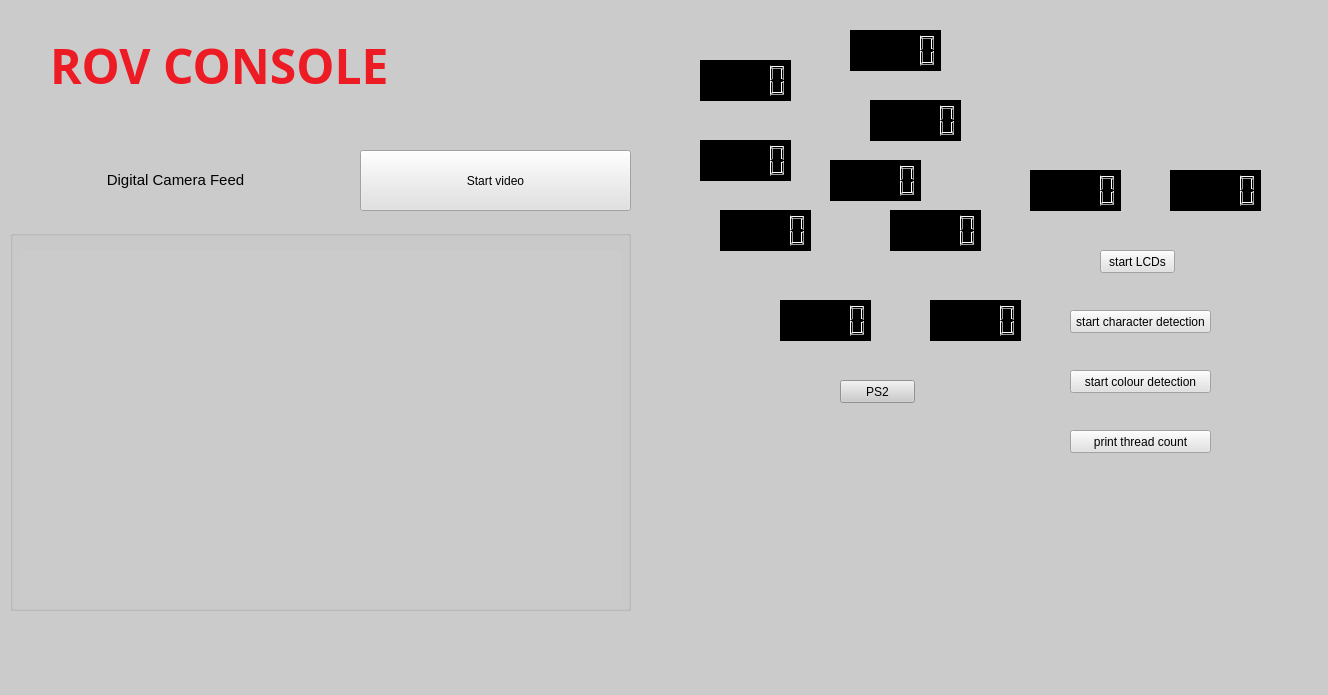
<?xml version="1.0" encoding="UTF-8"?>
<ui version="4.0">
 <class>MainWindow</class>
 <widget class="QMainWindow" name="MainWindow">
  <property name="geometry">
   <rect>
    <x>0</x>
    <y>0</y>
    <width>1328</width>
    <height>695</height>
   </rect>
  </property>
  <property name="windowTitle">
   <string>MainWindow</string>
  </property>
  <property name="styleSheet">
   <string notr="true">
background-color: rgb(203, 203, 203);</string>
  </property>
  <widget class="QWidget" name="centralwidget">
   <widget class="QGroupBox" name="groupBox">
    <property name="geometry">
     <rect>
      <x>10</x>
      <y>230</y>
      <width>621</width>
      <height>381</height>
     </rect>
    </property>
    <property name="sizePolicy">
     <sizepolicy hsizetype="Preferred" vsizetype="Preferred">
      <horstretch>0</horstretch>
      <verstretch>0</verstretch>
     </sizepolicy>
    </property>
    <property name="title">
     <string/>
    </property>
    <widget class="QWidget" name="ImgWidget" native="true">
     <property name="geometry">
      <rect>
       <x>10</x>
       <y>20</y>
       <width>601</width>
       <height>351</height>
      </rect>
     </property>
    </widget>
   </widget>
   <widget class="QPushButton" name="startButton">
    <property name="geometry">
     <rect>
      <x>360</x>
      <y>150</y>
      <width>271</width>
      <height>61</height>
     </rect>
    </property>
    <property name="styleSheet">
     <string notr="true">background-color: rgb(225, 225, 225);</string>
    </property>
    <property name="text">
     <string>Start video</string>
    </property>
   </widget>
   <widget class="QPushButton" name="pushButton">
    <property name="geometry">
     <rect>
      <x>1100</x>
      <y>250</y>
      <width>75</width>
      <height>23</height>
     </rect>
    </property>
    <property name="styleSheet">
     <string notr="true">background-color: rgb(225, 225, 225);</string>
    </property>
    <property name="text">
     <string>start LCDs</string>
    </property>
   </widget>
   <widget class="QLCDNumber" name="lcdNumber">
    <property name="geometry">
     <rect>
      <x>1170</x>
      <y>170</y>
      <width>91</width>
      <height>41</height>
     </rect>
    </property>
    <property name="font">
     <font>
      <family>Magneto</family>
      <weight>75</weight>
      <bold>true</bold>
     </font>
    </property>
    <property name="styleSheet">
     <string notr="true">background-color: rgb(0, 0, 0);</string>
    </property>
   </widget>
   <widget class="QPushButton" name="pushButton_2">
    <property name="geometry">
     <rect>
      <x>1070</x>
      <y>310</y>
      <width>141</width>
      <height>23</height>
     </rect>
    </property>
    <property name="styleSheet">
     <string notr="true">background-color: rgb(225, 225, 225);</string>
    </property>
    <property name="text">
     <string>start character detection</string>
    </property>
   </widget>
   <widget class="QPushButton" name="pushButton_3">
    <property name="geometry">
     <rect>
      <x>1070</x>
      <y>370</y>
      <width>141</width>
      <height>23</height>
     </rect>
    </property>
    <property name="styleSheet">
     <string notr="true">background-color: rgb(225, 225, 225);</string>
    </property>
    <property name="text">
     <string>start colour detection</string>
    </property>
   </widget>
   <widget class="QLCDNumber" name="lcdNumber_2">
    <property name="geometry">
     <rect>
      <x>1030</x>
      <y>170</y>
      <width>91</width>
      <height>41</height>
     </rect>
    </property>
    <property name="styleSheet">
     <string notr="true">background-color: rgb(0, 0, 0);</string>
    </property>
   </widget>
   <widget class="QLabel" name="label">
    <property name="geometry">
     <rect>
      <x>1020</x>
      <y>10</y>
      <width>291</width>
      <height>91</height>
     </rect>
    </property>
    <property name="text">
     <string/>
    </property>
    <property name="pixmap">
     <pixmap>plain logo.png</pixmap>
    </property>
    <property name="scaledContents">
     <bool>true</bool>
    </property>
   </widget>
   <widget class="QLabel" name="label_2">
    <property name="geometry">
     <rect>
      <x>20</x>
      <y>160</y>
      <width>311</width>
      <height>41</height>
     </rect>
    </property>
    <property name="text">
     <string>&lt;html&gt;&lt;head/&gt;&lt;body&gt;&lt;p&gt;&lt;span style=&quot; font-size:11pt; color:#000000;&quot;&gt;Digital Camera Feed&lt;/span&gt;&lt;/p&gt;&lt;/body&gt;&lt;/html&gt;</string>
    </property>
    <property name="alignment">
     <set>Qt::AlignCenter</set>
    </property>
   </widget>
   <widget class="QPushButton" name="pushButton_4">
    <property name="geometry">
     <rect>
      <x>1070</x>
      <y>430</y>
      <width>141</width>
      <height>23</height>
     </rect>
    </property>
    <property name="styleSheet">
     <string notr="true">background-color: rgb(225, 225, 225);</string>
    </property>
    <property name="text">
     <string>print thread count</string>
    </property>
   </widget>
   <widget class="QLabel" name="label_3">
    <property name="geometry">
     <rect>
      <x>50</x>
      <y>20</y>
      <width>601</width>
      <height>91</height>
     </rect>
    </property>
    <property name="font">
     <font>
      <family>Magneto</family>
      <weight>75</weight>
      <bold>true</bold>
     </font>
    </property>
    <property name="text">
     <string>&lt;html&gt;&lt;head/&gt;&lt;body&gt;&lt;p&gt;&lt;span style=&quot; font-size:36pt; color:#ed1c24;&quot;&gt;ROV CONSOLE&lt;/span&gt;&lt;/p&gt;&lt;/body&gt;&lt;/html&gt;</string>
    </property>
   </widget>
   <widget class="QLCDNumber" name="lcdNumber_3">
    <property name="geometry">
     <rect>
      <x>830</x>
      <y>160</y>
      <width>91</width>
      <height>41</height>
     </rect>
    </property>
    <property name="styleSheet">
     <string notr="true">background-color: rgb(0, 0, 0);</string>
    </property>
   </widget>
   <widget class="QLCDNumber" name="lcdNumber_4">
    <property name="geometry">
     <rect>
      <x>890</x>
      <y>210</y>
      <width>91</width>
      <height>41</height>
     </rect>
    </property>
    <property name="styleSheet">
     <string notr="true">background-color: rgb(0, 0, 0);</string>
    </property>
   </widget>
   <widget class="QLCDNumber" name="lcdNumber_5">
    <property name="geometry">
     <rect>
      <x>870</x>
      <y>100</y>
      <width>91</width>
      <height>41</height>
     </rect>
    </property>
    <property name="styleSheet">
     <string notr="true">background-color: rgb(0, 0, 0);</string>
    </property>
   </widget>
   <widget class="QLCDNumber" name="lcdNumber_6">
    <property name="geometry">
     <rect>
      <x>720</x>
      <y>210</y>
      <width>91</width>
      <height>41</height>
     </rect>
    </property>
    <property name="styleSheet">
     <string notr="true">background-color: rgb(0, 0, 0);</string>
    </property>
   </widget>
   <widget class="QLCDNumber" name="lcdNumber_7">
    <property name="geometry">
     <rect>
      <x>930</x>
      <y>300</y>
      <width>91</width>
      <height>41</height>
     </rect>
    </property>
    <property name="styleSheet">
     <string notr="true">background-color: rgb(0, 0, 0);</string>
    </property>
   </widget>
   <widget class="QLCDNumber" name="lcdNumber_8">
    <property name="geometry">
     <rect>
      <x>780</x>
      <y>300</y>
      <width>91</width>
      <height>41</height>
     </rect>
    </property>
    <property name="styleSheet">
     <string notr="true">background-color: rgb(0, 0, 0);</string>
    </property>
   </widget>
   <widget class="QLCDNumber" name="lcdNumber_9">
    <property name="geometry">
     <rect>
      <x>850</x>
      <y>30</y>
      <width>91</width>
      <height>41</height>
     </rect>
    </property>
    <property name="styleSheet">
     <string notr="true">background-color: rgb(0, 0, 0);</string>
    </property>
   </widget>
   <widget class="QLCDNumber" name="lcdNumber_10">
    <property name="geometry">
     <rect>
      <x>700</x>
      <y>60</y>
      <width>91</width>
      <height>41</height>
     </rect>
    </property>
    <property name="styleSheet">
     <string notr="true">background-color: rgb(0, 0, 0);</string>
    </property>
   </widget>
   <widget class="QPushButton" name="pushButton_5">
    <property name="geometry">
     <rect>
      <x>840</x>
      <y>380</y>
      <width>75</width>
      <height>23</height>
     </rect>
    </property>
    <property name="text">
     <string>PS2</string>
    </property>
   </widget>
   <widget class="QLCDNumber" name="lcdNumber_11">
    <property name="geometry">
     <rect>
      <x>700</x>
      <y>140</y>
      <width>91</width>
      <height>41</height>
     </rect>
    </property>
    <property name="styleSheet">
     <string notr="true">background-color: rgb(0, 0, 0);</string>
    </property>
   </widget>
  </widget>
  <widget class="QMenuBar" name="menubar">
   <property name="geometry">
    <rect>
     <x>0</x>
     <y>0</y>
     <width>1328</width>
     <height>21</height>
    </rect>
   </property>
  </widget>
  <widget class="QStatusBar" name="statusbar"/>
 </widget>
 <resources/>
 <connections/>
</ui>
